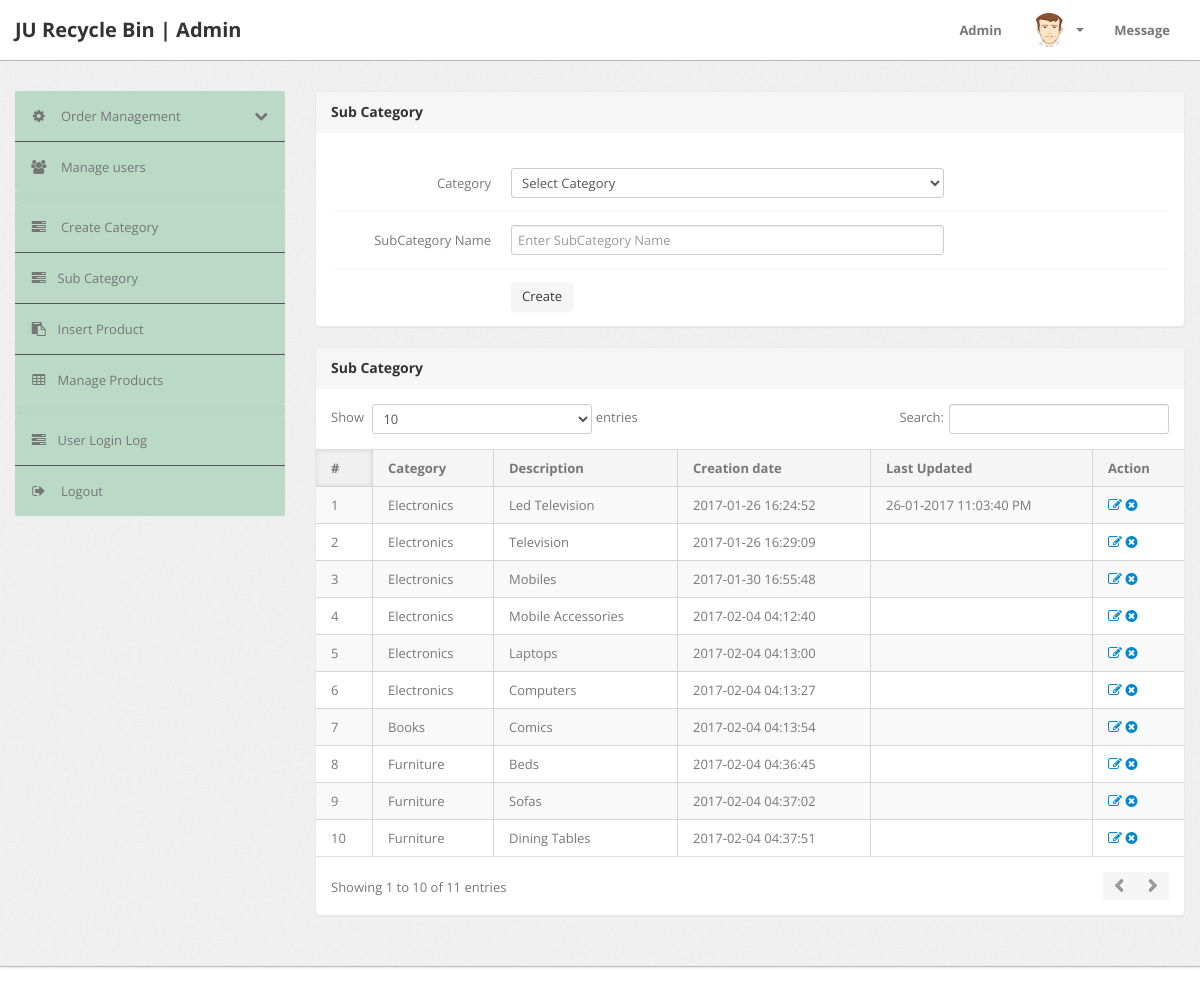
The page /admin/subcategory.php (signed in) on the database as committed earlier.
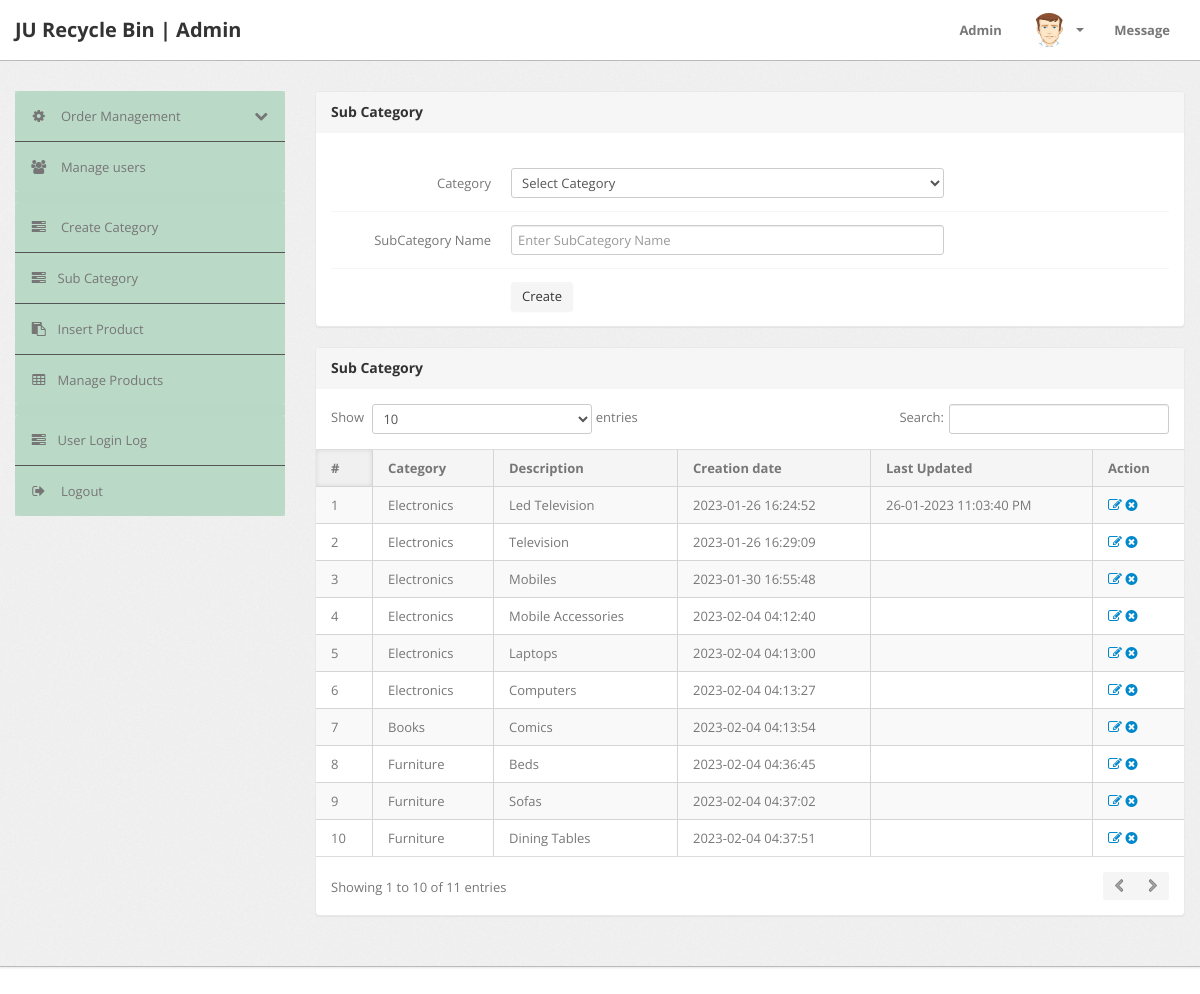
The same page on the database as committed later.
### tables this page shows
CREATE TABLE `subcategory` (
  `id` int(11) NOT NULL,
  `categoryid` int(11) DEFAULT NULL,
  `subcategory` varchar(255) DEFAULT NULL,
  `creationDate` timestamp NULL DEFAULT CURRENT_TIMESTAMP,
  `updationDate` varchar(255) DEFAULT NULL
);

CREATE TABLE `category` (
  `id` int(11) NOT NULL,
  `categoryName` varchar(255) DEFAULT NULL,
  `categoryDescription` longtext,
  `creationDate` timestamp NOT NULL DEFAULT CURRENT_TIMESTAMP,
  `updationDate` varchar(255) DEFAULT NULL
);

### admin/subcategory.php (the view, shortened to what this page needs)
<?php
include('include/config.php');
if(strlen($_SESSION['alogin'])==0)
	{
header('location:index.php');
}
else{
?>
<!DOCTYPE html>
<html lang="en">
<head>
	<link type="text/css" href="bootstrap/css/bootstrap.min.css" rel="stylesheet">
	<link type="text/css" href="bootstrap/css/bootstrap-responsive.min.css" rel="stylesheet">
	<link type="text/css" href="css/theme.css" rel="stylesheet">
	<link type="text/css" href="images/icons/css/font-awesome.css" rel="stylesheet">
</head>
<body>
<?php include('include/header.php');?>
	<div class="wrapper">
		<div class="container">
			<div class="row">
<?php include('include/sidebar.php');?>
			<div class="span9">
					<div class="content">
						<div class="module">
							<div class="module-head">
								<h3>Sub Category</h3>
							</div>
							<div class="module-body">
									<br />
			<form class="form-horizontal row-fluid" name="subcategory" method="post" >
<div class="control-group">
<label class="control-label" for="basicinput">Category</label>
<div class="controls">
<select name="category" class="span8 tip" required>
<option value="">Select Category</option>
</select>
</div>
</div>
<div class="control-group">
<label class="control-label" for="basicinput">SubCategory Name</label>
<div class="controls">
<input type="text" placeholder="Enter SubCategory Name"  name="subcategory" class="span8 tip" required>
</div>
</div>
	<div class="control-group">
											<div class="controls">
												<button type="submit" name="submit" class="btn">Create</button>
											</div>
										</div>
									</form>
							</div>
						</div>
	<div class="module">
							<div class="module-head">
								<h3>Sub Category</h3>
							</div>
							<div class="module-body table">
								<table cellpadding="0" cellspacing="0" border="0" class="datatable-1 table table-bordered table-striped	 display" width="100%">
									<thead>
										<tr>
											<th>#</th>
											<th>Category</th>
											<th>Description</th>
											<th>Creation date</th>
											<th>Last Updated</th>
											<th>Action</th>
										</tr>
									</thead>
									<tbody>
<?php $query=mysqli_query($con,"select subcategory.id,category.categoryName,subcategory.subcategory,subcategory.creationDate,subcategory.updationDate from subcategory join category on category.id=subcategory.categoryid");
$cnt=1;
while($row=mysqli_fetch_array($query))
{
?>
										<tr>
											<td><?php echo htmlentities($cnt);?></td>
											<td><?php echo htmlentities($row['categoryName']);?></td>
											<td><?php echo htmlentities($row['subcategory']);?></td>
											<td> <?php echo htmlentities($row['creationDate']);?></td>
											<td><?php echo htmlentities($row['updationDate']);?></td>
											<td>
											<a href="edit-subcategory.php?id=<?php echo $row['id']?>" ><i class="icon-edit"></i></a>
											<a href="subcategory.php?id=<?php echo $row['id']?>&del=delete" onClick="return confirm('Are you sure you want to delete?')"><i class="icon-remove-sign"></i></a></td>
										</tr>
										<?php $cnt=$cnt+1; } ?>
								</table>
							</div>
						</div>
					</div>
				</div>
			</div>
		</div>
	</div>
<?php include('include/footer.php');?>
</body>
<?php } ?>

Rows that differ between the two databases and show on the page:
changed subcategory "Led Television": creationDate "2017-01-26 16:24:52" → "2023-01-26 16:24:52"; updationDate "26-01-2017 11:03:40 PM" → "26-01-2023 11:03:40 PM"
changed subcategory "Television": creationDate "2017-01-26 16:29:09" → "2023-01-26 16:29:09"
changed subcategory "Mobiles": creationDate "2017-01-30 16:55:48" → "2023-01-30 16:55:48"
changed subcategory "Mobile Accessories": creationDate "2017-02-04 04:12:40" → "2023-02-04 04:12:40"
changed subcategory "Laptops": creationDate "2017-02-04 04:13:00" → "2023-02-04 04:13:00"
changed subcategory "Computers": creationDate "2017-02-04 04:13:27" → "2023-02-04 04:13:27"
changed subcategory "Comics": creationDate "2017-02-04 04:13:54" → "2023-02-04 04:13:54"
changed subcategory "Beds": creationDate "2017-02-04 04:36:45" → "2023-02-04 04:36:45"
changed subcategory "Sofas": creationDate "2017-02-04 04:37:02" → "2023-02-04 04:37:02"
changed subcategory "Dining Tables": creationDate "2017-02-04 04:37:51" → "2023-02-04 04:37:51"
